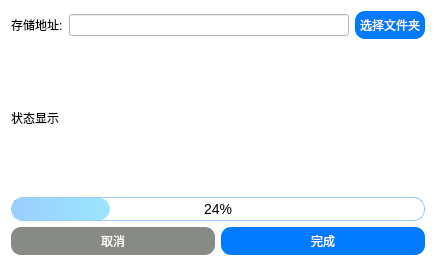
<?xml version="1.0" encoding="UTF-8"?>
<ui version="4.0">
 <class>Filerec</class>
 <widget class="QWidget" name="Filerec">
  <property name="geometry">
   <rect>
    <x>0</x>
    <y>0</y>
    <width>436</width>
    <height>266</height>
   </rect>
  </property>
  <property name="windowTitle">
   <string>Form</string>
  </property>
  <property name="styleSheet">
   <string notr="true">background-color: rgb(255, 255, 255);</string>
  </property>
  <layout class="QVBoxLayout" name="verticalLayout_2">
   <item>
    <layout class="QVBoxLayout" name="verticalLayout">
     <item>
      <layout class="QHBoxLayout" name="horizontalLayout">
       <item>
        <widget class="QLabel" name="label">
         <property name="text">
          <string>存储地址:</string>
         </property>
        </widget>
       </item>
       <item>
        <widget class="QLineEdit" name="pathname"/>
       </item>
       <item>
        <widget class="QPushButton" name="button_normal">
         <property name="styleSheet">
          <string notr="true">QPushButton {
               background-color:#007BFF;
               color: white;
               padding: 5px;
               border: none;
               border-radius: 10px;
 }
QPushButton:hover {
              background-color:  #9cd3fa;
}</string>
         </property>
         <property name="text">
          <string>选择文件夹</string>
         </property>
        </widget>
       </item>
      </layout>
     </item>
     <item>
      <widget class="QLabel" name="statusLabel">
       <property name="text">
        <string>状态显示</string>
       </property>
      </widget>
     </item>
     <item>
      <widget class="QProgressBar" name="progressBar">
       <property name="styleSheet">
        <string notr="true">QProgressBar{height:22px; text-align:center; font-size:14px; color:black; border-radius:11px; background:white;
border: 1px solid  rgba(0, 128, 255, 100);}
QProgressBar::chunk{border-radius:11px; background:qlineargradient(spread:pad, x1:0, y1:0, x2:1, y2:0, stop:0 rgba(0, 128, 255, 100), stop:1 rgba(0, 191, 255, 100));}</string>
       </property>
       <property name="value">
        <number>24</number>
       </property>
      </widget>
     </item>
     <item>
      <layout class="QHBoxLayout" name="horizontalLayout_2">
       <item>
        <widget class="QPushButton" name="concelButton">
         <property name="styleSheet">
          <string notr="true">QPushButton {
               background-color:rgb(136, 138, 133);
               color: white;
               padding: 5px;
               border: none;
               border-radius: 10px;
 }
QPushButton:hover {
              background-color:  rgb(211, 215, 207);
}</string>
         </property>
         <property name="text">
          <string>取消</string>
         </property>
        </widget>
       </item>
       <item>
        <widget class="QPushButton" name="finishButton">
         <property name="styleSheet">
          <string notr="true">QPushButton {
               background-color:#007BFF;
               color: white;
               padding: 5px;
               border: none;
               border-radius: 10px;
 }
QPushButton:hover {
              background-color:  #9cd3fa;
}</string>
         </property>
         <property name="text">
          <string>完成</string>
         </property>
        </widget>
       </item>
      </layout>
     </item>
    </layout>
   </item>
  </layout>
 </widget>
 <resources/>
 <connections/>
</ui>
